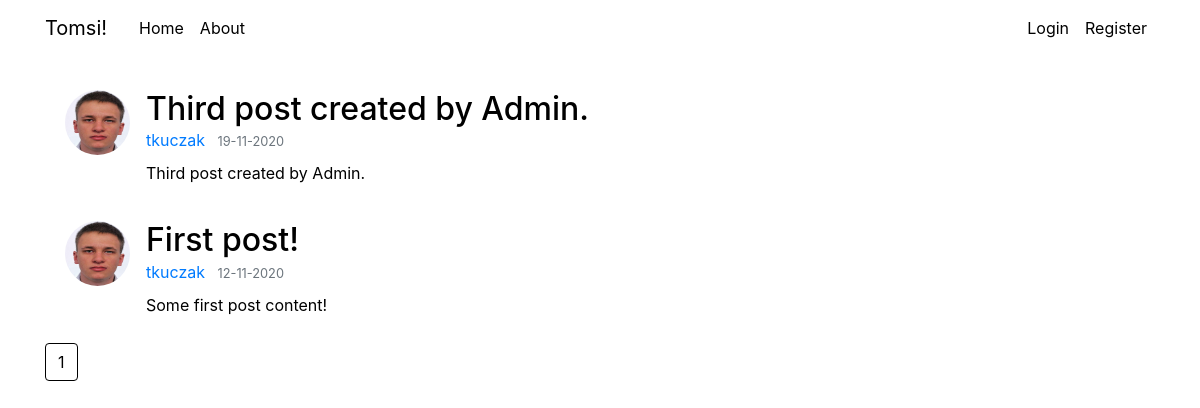
Page /home on the earlier database version.
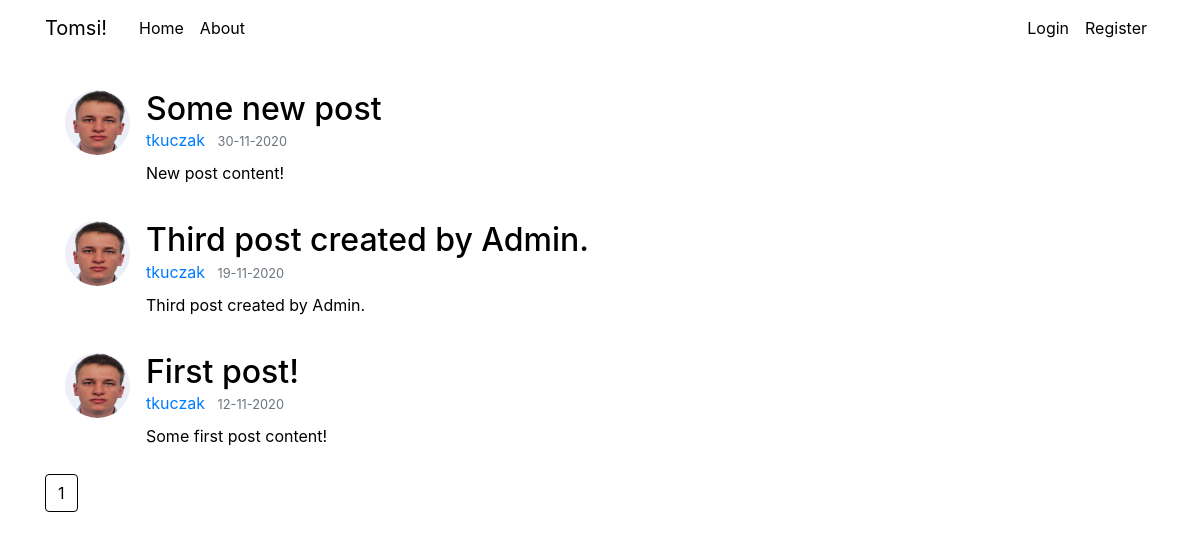
Same page on the later database version.
### blog/models.py (models this page shows, shortened)
class Post(db.Model):
    id = db.Column(db.Integer(), primary_key=True)
    author_id = db.Column(db.Integer(), db.ForeignKey('user.id'), nullable=False)
    title = db.Column(db.String(128),nullable=False)
    content = db.Column(db.Text, nullable=False)
    date_posted = db.Column(db.DateTime, nullable=False, default = datetime.now)
    comments = db.relationship('Comments', backref='post', lazy=True, order_by='Comments.date_posted.desc()')

class User(db.Model, UserMixin):
    id = db.Column(db.Integer(), primary_key=True)
    username = db.Column(db.String(20), unique=True, nullable=False)
    email = db.Column(db.String(128), unique=True, nullable=False)
    image_file = db.Column(db.String(20), nullable=False, default='default.jpg')
    password = db.Column(db.String(60), nullable=False)
    active = db.Column(db.Boolean(), nullable=False, default=0)
    posts = db.relationship('Post', backref='author', lazy=True)
    comments = db.relationship('Comments', backref='author', lazy=True)
    roles = db.relationship('Role', secondary='user_roles',  backref=db.backref('user', lazy=True), lazy='subquery')

### blog/main/routes.py (the view)
@main.route("/")
@main.route("/home")
def home():
    page = request.args.get('page', 1, type=int)
    posts = Post.query.order_by(Post.date_posted.desc()).paginate(page=page, per_page=5)
    return render_template('home.html', posts = posts)

### blog/templates/home.html
{% extends "layout.html" %}
{% block content %}
    {% for post in posts.items %}
        <article class="media content-section">
            <img class="rounded-circle article-img" src="{{ url_for('static', filename = 'profile_pics/' + post.author.image_file) }}">
            <div class="media-body">
            <h2><a class="article-title" href="{{ url_for('posts.post', post_id=post.id) }}">{{ post.title }}</a></h2>
            <div class="article-metadata">
                <a class="mr-2" href="{{ url_for('users.user_posts', username=post.author.username) }}">{{ post.author.username }}</a>
                <small class="text-muted">{{ post.date_posted.strftime('%d-%m-%Y') }}</small>
            </div>
            <p class="article-content">{{ post.content }}</p>
          </div>
        </article>
    {% endfor %}
    {% for page_num in posts.iter_pages(left_edge=1, right_edge=1, left_current=1, right_current=2) %}
        {% if page_num %}
            {% if posts.page == page_num %}
                <a class="btn btn-info mb-4" href="{{ url_for('main.home', page=page_num) }}">{{ page_num }}</a>
            {% else %}
                <a class="btn btn-outline-info mb-4" href="{{ url_for('main.home', page=page_num) }}">{{ page_num }}</a>
            {% endif %}
        {% else %}
            ...
        {% endif %}
    {% endfor %}
{% endblock content %}

### blog/templates/layout.html (shortened to what this page needs)
<!DOCTYPE html>
<html lang="en">
<head>
    <link rel="stylesheet" href="https://cdn.jsdelivr.net/npm/bootstrap@4.5.3/dist/css/bootstrap.min.css">
    <link rel="stylesheet" type="text/css" href="{{ url_for('static', filename='main.css') }}">
</head>
<body>
    <header class="site-header">
        <nav class="navbar navbar-expand-md navbar-dark bg-steel fixed-top">
            <div class="container">
                <a class="navbar-brand mr-4" href="/">Tomsi!</a>
                <div class="collapse navbar-collapse" id="navbarToggle">
                    <div class="navbar-nav mr-auto">
                        <a class="nav-item nav-link" href="{{ url_for('main.home') }}">Home</a>
                        <a class="nav-item nav-link" href="{{ url_for('main.about') }}">About</a>
                    </div>
                    <div class="navbar-nav">
                        {% if current_user.is_authenticated %}
                            {% if 'Admin' in current_user.roles_names or 'Writer' in current_user.roles_names %}
                                <a class="nav-item nav-link" href="{{ url_for('posts.new_post') }}">New Post</a>
                            {% endif %}
                            <a class="nav-item nav-link" href="{{ url_for('users.account') }}">Account</a>
                            <a class="nav-item nav-link" href="{{ url_for('users.logout') }}">Logout</a>
                        {% else %}
                            <a class="nav-item nav-link" href="{{ url_for('users.login') }}">Login</a>
                            <a class="nav-item nav-link" href="{{ url_for('users.register') }}">Register</a>
                        {% endif %}
                    </div>
                </div>
            </div>
        </nav>
    </header>
    <main role="main" class="container">
        <div class="row">
          <div class="col">
            {% block content %}{% endblock %}
          </div>
        </div>
      </main>
</body>
</html>

### blog/static/main.css (style rules this page uses)
body { background: #ffffff; color: #000000; margin-top: 5rem; }
h1, h2, h3, h4, h5, h6 { color: #444444; margin-bottom: 0; }
.bg-steel { background-color: #ffffff; }
.site-header .navbar-nav .nav-link { color: #000000; }
.content-section { background: #ffffff; padding: 10px 20px; border-radius: 3px; }
.article-title { color: #000000; }
.article-content { white-space: pre-line; }
.article-img { height: 65px; width: 65px; margin-right: 16px; }
.article-metadata { padding-bottom: 1px; margin-bottom: 8px; }
.btn-info { color: #000000; background-color: #ffffff; border-color: #000000; }
.navbar-dark .navbar-brand { color: #000000; }

Differences in the rows shown:
added Post: image_file (picture), title "Some new post", author.username "tkuczak", date_posted "30-11-2020", content "New post content!"
